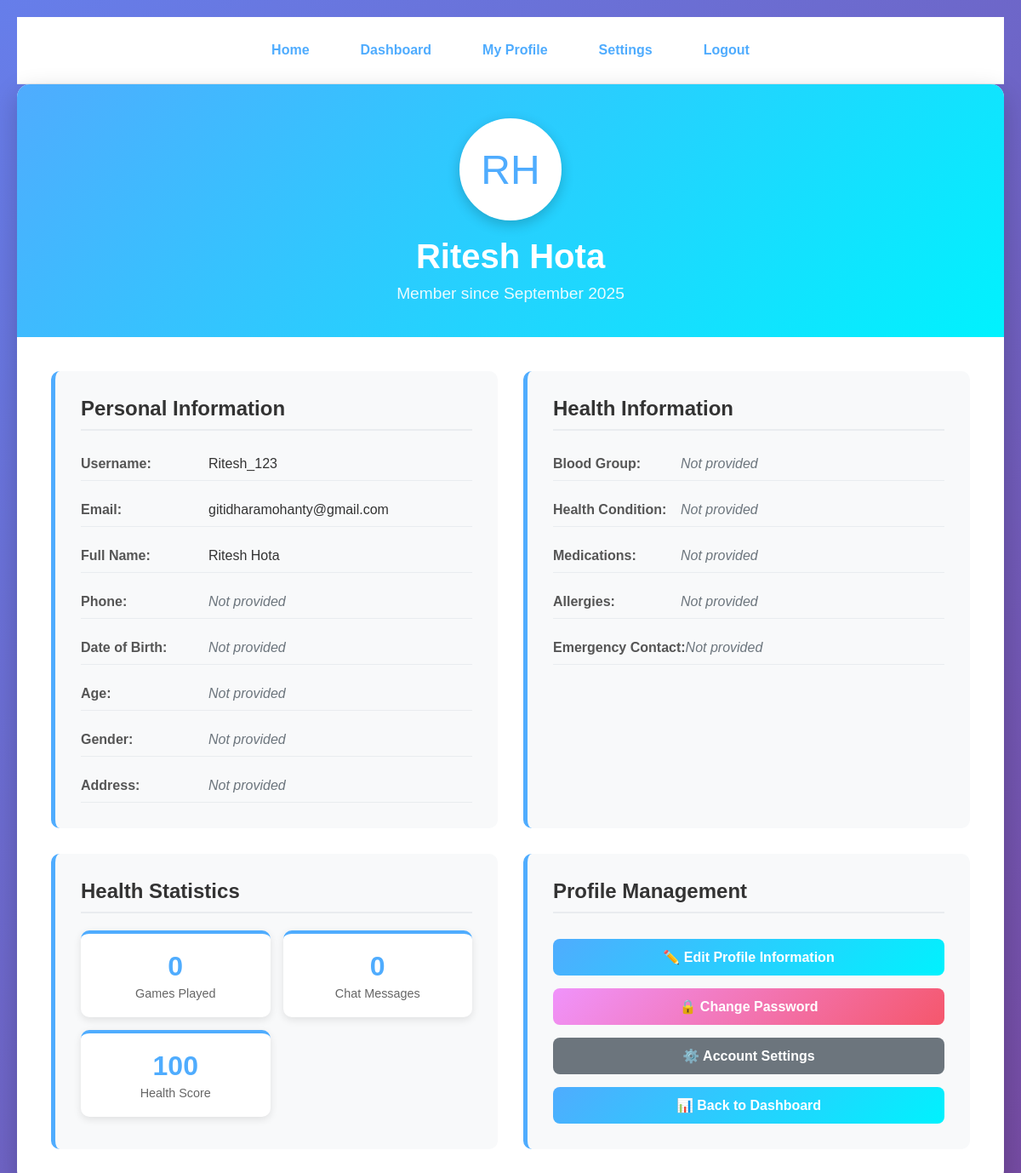
Screenshot of /profile/ (signed in) with the database file from the repository.
### sangibani/models.py (models this page shows, shortened)
class UserProfile(models.Model):
    user = models.OneToOneField(User, on_delete=models.CASCADE)
    phone = models.CharField(max_length=15, blank=True, null=True)
    date_of_birth = models.DateField(blank=True, null=True)
    age = models.IntegerField(blank=True, null=True)
    gender = models.CharField(max_length=20, blank=True, null=True, choices=[
        ('male', 'Male'),
        ('female', 'Female'),
        ('other', 'Other'),
        ('prefer_not_to_say', 'Prefer not to say'),
    ])
    health_condition = models.CharField(max_length=50, blank=True, null=True, choices=[
        ('none', 'None'),
        ('pregnancy', 'Pregnancy'),
        ('diabetes', 'Diabetes'),
        ('hypertension', 'Hypertension'),
        ('asthma', 'Asthma'),
        ('heart_disease', 'Heart Disease'),
        ('other', 'Other'),
    ])
    medications = models.TextField(blank=True, null=True)
    allergies = models.TextField(blank=True, null=True)
    blood_group = models.CharField(max_length=5, blank=True, null=True)
    emergency_contact = models.CharField(max_length=15, blank=True, null=True)
    address = models.TextField(blank=True, null=True)
    created_at = models.DateTimeField(auto_now_add=True)
    updated_at = models.DateTimeField(auto_now=True)

### sangibani/views.py (the view)
# urls.py: path('profile/', views.profile, name='profile'),
@login_required
def profile(request):
    user_profile, created = UserProfile.objects.get_or_create(user=request.user)
    if request.method == 'POST':
        form = UserProfileForm(request.POST, instance=user_profile)
        if form.is_valid():
            form.save()
            messages.success(request, 'Profile updated successfully!')
            return redirect('profile')
        else:
            messages.error(request, 'Please correct the errors below.')
    else:
        form = UserProfileForm(instance=user_profile)
    return render(request, 'profile.html', {
        'user': request.user,
        'profile': user_profile,
        'form': form
    })

### templates/profile.html (shortened to what this page needs)
<!DOCTYPE html>
<html lang="en">
<head>
</head>
<body>
    <div class="navigation">
        <div class="nav-links">
            <a href="{% url 'home' %}">Home</a>
            <a href="{% url 'dashboard' %}">Dashboard</a>
            <a href="{% url 'profile' %}">My Profile</a>
            <a href="{% url 'profile_settings' %}">Settings</a>
            <a href="{% url 'logout' %}">Logout</a>
        </div>
    </div>
    <div class="profile-container">
        <div class="profile-header">
            <div class="profile-avatar">
                {{ user.first_name|first|upper }}{{ user.last_name|first|upper }}
            </div>
            <h1>{{ user.get_full_name|default:user.username }}</h1>
            <p>Member since {{ user.date_joined|date:"F Y" }}</p>
        </div>
        <div class="profile-content">
            <div class="profile-section">
                <h2>Personal Information</h2>
                <div class="info-grid">
                    <div class="info-item">
                        <span class="info-label">Username:</span>
                        <span class="info-value">{{ user.username }}</span>
                    </div>
                    <div class="info-item">
                        <span class="info-label">Email:</span>
                        <span class="info-value">{{ user.email }}</span>
                    </div>
                    <div class="info-item">
                        <span class="info-label">Full Name:</span>
                        <span class="info-value">{{ user.get_full_name|default:"Not provided" }}</span>
                    </div>
                    <div class="info-item">
                        <span class="info-label">Phone:</span>
                        <span class="info-value {% if not profile.phone %}empty-value{% endif %}">
                            {{ profile.phone|default:"Not provided" }}
                        </span>
                    </div>
                    <div class="info-item">
                        <span class="info-label">Date of Birth:</span>
                        <span class="info-value {% if not profile.date_of_birth %}empty-value{% endif %}">
                            {{ profile.date_of_birth|date:"F d, Y"|default:"Not provided" }}
                        </span>
                    </div>
                    <div class="info-item">
                        <span class="info-label">Age:</span>
                        <span class="info-value {% if not profile.age %}empty-value{% endif %}">
                            {{ profile.age|default:"Not provided" }}
                        </span>
                    </div>
                    <div class="info-item">
                        <span class="info-label">Gender:</span>
                        <span class="info-value {% if not profile.gender %}empty-value{% endif %}">
                            {{ profile.get_gender_display|default:"Not provided" }}
                        </span>
                    </div>
                    <div class="info-item">
                        <span class="info-label">Address:</span>
                        <span class="info-value {% if not profile.address %}empty-value{% endif %}">
                            {{ profile.address|default:"Not provided"|linebreaks }}
                        </span>
                    </div>
                </div>
            </div>
            <div class="profile-section">
                <h2>Health Information</h2>
                <div class="info-grid">
                    <div class="info-item">
                        <span class="info-label">Blood Group:</span>
                        <span class="info-value {% if not profile.blood_group %}empty-value{% endif %}">
                            {{ profile.blood_group|default:"Not provided" }}
                        </span>
                    </div>
                    <div class="info-item">
                        <span class="info-label">Health Condition:</span>
                        <span class="info-value {% if not profile.health_condition %}empty-value{% endif %}">
                            {{ profile.get_health_condition_display|default:"Not provided" }}
                        </span>
                    </div>
                    <div class="info-item">
                        <span class="info-label">Medications:</span>
                        <span class="info-value {% if not profile.medications %}empty-value{% endif %}">
                            {{ profile.medications|default:"Not provided"|linebreaks }}
                        </span>
                    </div>
                    <div class="info-item">
                        <span class="info-label">Allergies:</span>
                        <span class="info-value {% if not profile.allergies %}empty-value{% endif %}">
                            {{ profile.allergies|default:"Not provided"|linebreaks }}
                        </span>
                    </div>
                    <div class="info-item">
                        <span class="info-label">Emergency Contact:</span>
                        <span class="info-value {% if not profile.emergency_contact %}empty-value{% endif %}">
                            {{ profile.emergency_contact|default:"Not provided" }}
                        </span>
                    </div>
                </div>
            </div>
            <div class="profile-section">
                <h2>Health Statistics</h2>
                <div class="health-stats">
                    <div class="stat-card">
                        <div class="stat-number">0</div>
                        <div class="stat-label">Games Played</div>
                    </div>
                    <div class="stat-card">
                        <div class="stat-number">0</div>
                        <div class="stat-label">Chat Messages</div>
                    </div>
                    <div class="stat-card">
                        <div class="stat-number">100</div>
                        <div class="stat-label">Health Score</div>
                    </div>
                </div>
            </div>
            <div class="profile-section">
                <h2>Profile Management</h2>
                <div class="action-buttons">
                    <a href="{% url 'edit_profile' %}" class="btn btn-primary">
                        ✏️ Edit Profile Information
                    </a>
                    <a href="{% url 'change_password' %}" class="btn btn-warning">
                        🔒 Change Password
                    </a>
                    <a href="{% url 'profile_settings' %}" class="btn btn-secondary">
                        ⚙️ Account Settings
                    </a>
                    <a href="{% url 'dashboard' %}" class="btn btn-primary">
                        📊 Back to Dashboard
                    </a>
                </div>
            </div>
        </div>
    </div>
</body>
</html>

### templates/profile.html (style rules this page uses)
* { margin: 0; padding: 0; box-sizing: border-box; }
body { font-family: 'Arial', sans-serif; background: linear-gradient(135deg, #667eea 0%, #764ba2 100%); min-height: 100vh; padding: 20px; }
.profile-container { max-width: 1200px; margin: 0 auto; background: white; border-radius: 15px; box-shadow: 0 10px 30px rgba(0, 0, 0, 0.2); overflow: hidden; }
.profile-header { background: linear-gradient(135deg, #4facfe 0%, #00f2fe 100%); color: white; padding: 40px; text-align: center; position: relative; }
.profile-avatar { width: 120px; height: 120px; background: white; border-radius: 50%; margin: 0 auto 20px; display: flex; align-items: center; justify-content: center; font-size: 48px; color: #4facfe; border: 5px solid white; box-shadow: 0 5px 15px rgba(0, 0, 0, 0.2); }
.profile-header h1 { font-size: 2.5em; margin-bottom: 10px; }
.profile-header p { font-size: 1.2em; opacity: 0.9; }
.profile-content { display: grid; grid-template-columns: 1fr 1fr; gap: 30px; padding: 40px; }
.profile-section { background: #f8f9fa; padding: 30px; border-radius: 10px; border-left: 5px solid #4facfe; }
.profile-section h2 { color: #333; margin-bottom: 20px; font-size: 1.5em; border-bottom: 2px solid #e9ecef; padding-bottom: 10px; }
.info-grid { display: grid; gap: 15px; }
.info-item { display: flex; justify-content: between; border-bottom: 1px solid #e9ecef; padding: 10px 0; }
.info-label { font-weight: bold; color: #555; min-width: 150px; }
.info-value { color: #333; flex: 1; }
.empty-value { color: #6c757d; font-style: italic; }
.action-buttons { display: grid; gap: 15px; margin-top: 30px; }
.btn { padding: 12px 25px; border: none; border-radius: 8px; font-size: 16px; font-weight: bold; cursor: pointer; text-decoration: none; text-align: center; transition: all 0.3s ease; display: inline-block; }
.btn-primary { background: linear-gradient(135deg, #4facfe 0%, #00f2fe 100%); color: white; }
.btn-warning { background: linear-gradient(135deg, #f093fb 0%, #f5576c 100%); color: white; }
.btn-secondary { background: #6c757d; color: white; }
.health-stats { display: grid; grid-template-columns: repeat(auto-fit, minmax(150px, 1fr)); gap: 15px; margin-top: 20px; }
.stat-card { background: white; padding: 20px; border-radius: 10px; text-align: center; box-shadow: 0 3px 10px rgba(0, 0, 0, 0.1); border-top: 4px solid #4facfe; }
.stat-number { font-size: 2em; font-weight: bold; color: #4facfe; margin-bottom: 5px; }
.stat-label { color: #666; font-size: 0.9em; }
.navigation { background: white; padding: 20px; border-bottom: 1px solid #e9ecef; }
.nav-links { display: flex; gap: 20px; justify-content: center; }
.nav-links a { text-decoration: none; color: #4facfe; font-weight: bold; padding: 10px 20px; border-radius: 5px; transition: all 0.3s ease; }

### rows the page displays
UserProfile: phone "Not provided", date_of_birth "Not provided", age "Not provided", gender "Not provided", address "Not provided", blood_group "Not provided", health_condition "Not provided", medications "Not provided", allergies "Not provided", emergency_contact "Not provided"

### other values shown
{{ user.first_name|first|upper }} "R"
{{ user.last_name|first|upper }} "H"
{{ user.get_full_name|default:user.username }} "Ritesh Hota"
{{ user.date_joined|date:"F Y" }} "September 2025"
{{ user.username }} "Ritesh_123"
{{ user.email }} "gitidharamohanty@gmail.com"
{{ user.get_full_name|default:"Not provided" }} "Ritesh Hota"
